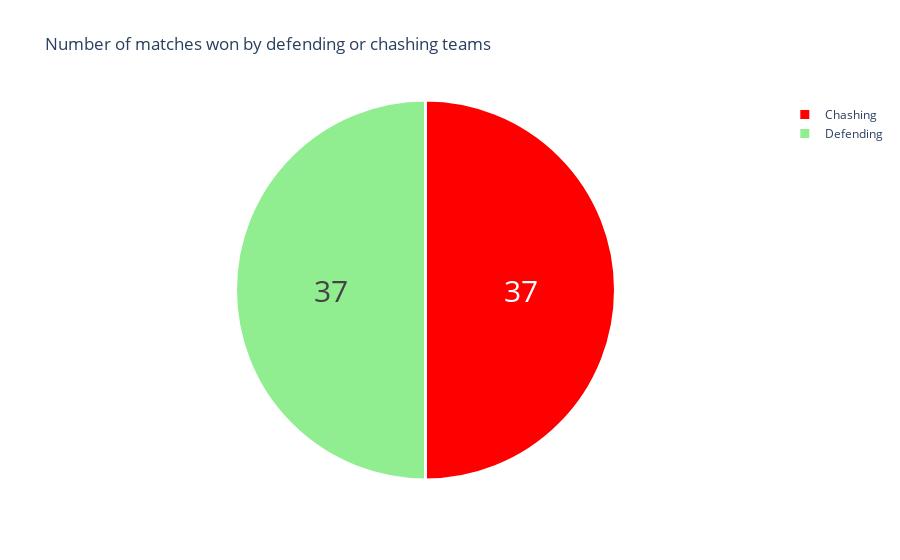

Notebook code for this chart:
### Code cell
data['won_by']=data['won_by'].map({'Wickets':'Chashing', 
                                   'Runs':'Defending'})

won_by = data["won_by"].value_counts()
label=won_by.index
counts=won_by.values

colors = ['red','lightgreen']

fig = go.Figure(data = [go.Pie(labels=label, values=counts)])
fig.update_layout(title_text = "Number of matches won by defending or chashing teams")
fig.update_traces(hoverinfo = 'label+percent', textinfo = 'value', textfont_size = 30,
                 marker = dict(colors=colors, line=dict(color='white', width=3)))
fig.show()

### Figure 1 — Plotly figure (JSON) as saved in the notebook; plotly's stock layout.template omitted (floating-point values rounded to 4 significant figures)
{"data": [{"hoverinfo": "label+percent", "labels": ["Chashing", "Defending"], "marker": {"colors": ["red", "lightgreen"], "line": {"color": "white", "width": 3}}, "textfont": {"size": 30}, "textinfo": "value", "type": "pie", "values": [37, 37]}], "layout": {"autosize": true, "title": {"text": "Number of matches won by defending or chashing teams"}}}
